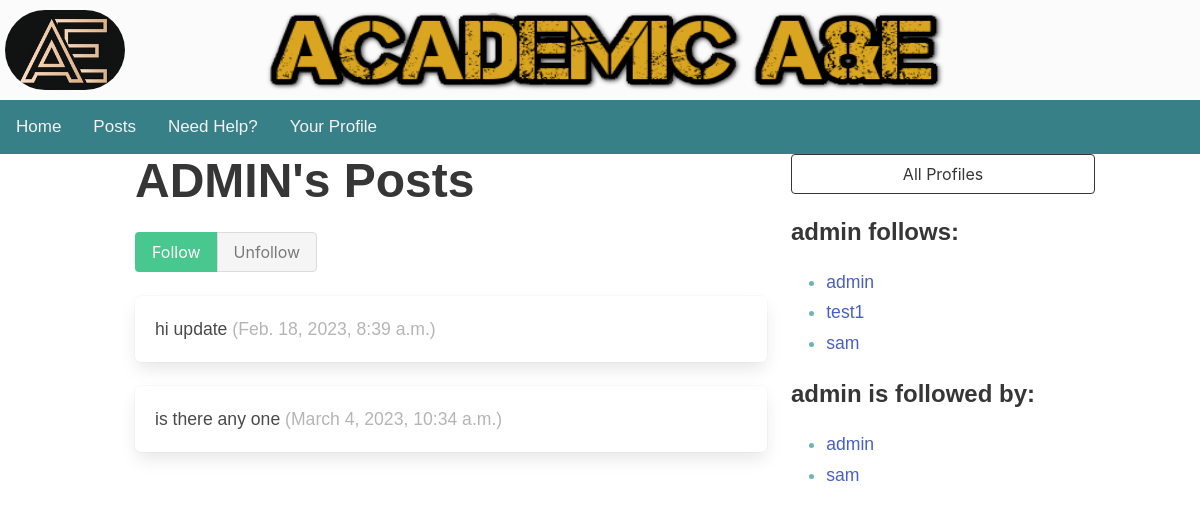
The app's page /posts/profile/23, older data.
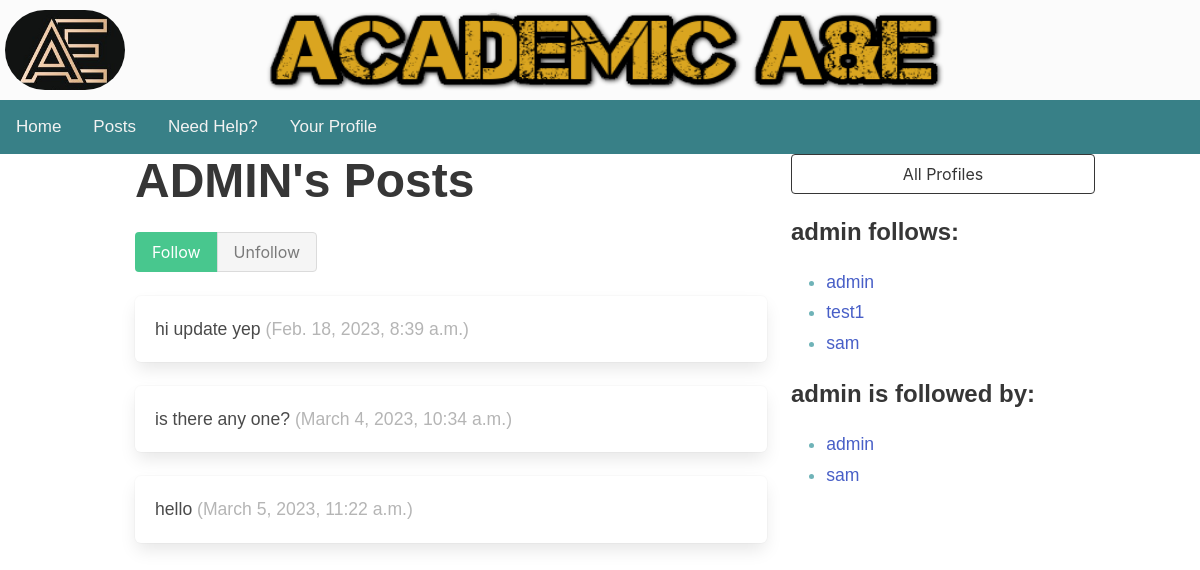
The same page, newer data.
### posts/models.py (models this page shows, shortened)
class Text_Post(models.Model):
    user = models.ForeignKey(
        User, related_name="posts", on_delete=models.DO_NOTHING
    )
    body = models.CharField(max_length=150)
    created_at = models.DateTimeField(auto_now_add=True)
    updated_at= models.DateTimeField(auto_now_add=True)

class Posts_Profile(models.Model):
    user = models.OneToOneField(User, on_delete=models.CASCADE)
    follows = models.ManyToManyField(
        "self",
        related_name="followed_by",
        symmetrical=False,
        blank=True
    )
    def __str__(self):
        return self.user.username

### posts/views.py (the view, shortened to what this page needs)
# urls.py: path("profile/<int:pk>", profile, name="profile"),
def profile(request, pk):
    profile = Posts_Profile.objects.get(pk=pk)
    return render(request, "posts/profile.html", {"profile": profile})

### posts/templates/posts/profile.html (shortened to what this page needs)
{% extends "base.html" %}
{% block content %}
<div class="container">
    <div class="columns">
<div class="column">
    <div class="block">
    <h1 class="title is-1">
        {{profile.user.username|upper}}'s Posts
    </h1>
    <form method="post">
        <div class="buttons has-addons">
        {% if profile in user.posts_profile.follows.all %}
            <button class="button is-success is-static">Follow</button>
            <button class="button is-danger" name="follow" value="unfollow">
                Unfollow
            </button>
        {% else %}
            <button class="button is-success" name="follow" value="follow">
                Follow
            </button>
            <button class="button is-danger is-static">Unfollow</button>
        {% endif %}
        </div>
    </form>
    </div>
    <div class="content">
        {% for post in profile.user.posts.all %}
            <div class="box">
                {{ post.body }}
                <span class="is-small has-text-grey-light">
                    ({{ post.created_at }})
                </span>
            </div>
        {% endfor %}
    </div>
</div>
<div class="column is-one-third">
    <div class="block">
        <a href="{% url 'posts:profile_list' %}">
            <button class="button is-dark is-outlined is-fullwidth">
                All Profiles
            </button>
        </a>
    </div>
    <div class="block">
        <h3 class="title is-4">
            {{profile.user.username}} follows:
        </h3>
        <div class="content">
            <ul>
            {% for following in profile.follows.all %}
                <li>
                    <a href="{% url 'posts:profile' following.id %}">
                        {{ following }}
                    </a>
                </li>
            {% endfor %}
            </ul>
        </div>
    </div>
    <div class="block">
        <h3 class="title is-4">
            {{profile.user.username}} is followed by:
        </h3>
        <div class="content">
            <ul>
            {% for follower in profile.followed_by.all %}
                <li>
                    <a href="{% url 'posts:profile' follower.id %}">
                        {{ follower }}
                    </a>
                </li>
            {% endfor %}
            </ul>
        </div>
    </div>
</div>
    </div>
</div>
{% endblock content %}

Row changes from the older to the newer data that the page shows:
changed Text_Post: body "hi update" → "hi update yep"
changed Text_Post: body "is there any one" → "is there any one?"
added Text_Post: body "hello", created_at "March 5, 2023, 11:22 a.m."
